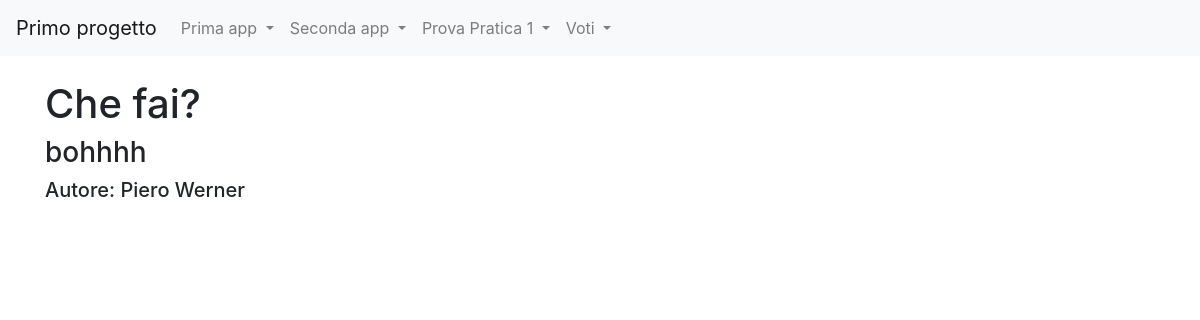
The app's page /news/articoli/4 with its own data.
### news/models.py (models this page shows, shortened)
class Articolo(models.Model):
    titolo=models.CharField(max_length=100)
    contenuto=models.TextField()
    giornalista=models.ForeignKey(Giornalista, on_delete=models.CASCADE, related_name="articoli")
    data=models.DateField(auto_now=True, blank=True)
    visualizzazioni=models.IntegerField(default=0,blank=True)
    class Meta:
        verbose_name="Articolo"
        verbose_name_plural="Articoli"

class Giornalista(models.Model):
    nome=models.CharField(max_length=20)
    cognome=models.CharField(max_length=20)
    anno_di_nascita = models.DateField(blank=True)
    def __str__(self):
        return self.nome + " " + self.cognome
    class Meta:
        verbose_name="Giornalista"
        verbose_name_plural="Giornalisti"

### news/views.py (the view)
# urls.py: path("articoli/<int:pk>", articoloDetailView, name="articolo_detail"),
def articoloDetailView(request, pk):
    articolo=get_object_or_404(Articolo,pk=pk)
    context={"articolo":articolo}
    return render(request, "articolo_detail.html", context)

### news/templates/articolo_detail.html (shortened to what this page needs)
{% extends 'base.html' %}
{% block content %}
    <h1>{{ articolo.titolo }}</h1>
    <h3>{{ articolo.contenuto }}</h3>
    <h5>Autore: {{ articolo.giornalista }}</h5>
{% endblock content %}

### records on screen
Articolo: titolo "Che fai?", contenuto "bohhhh", giornalista "Piero Werner"
